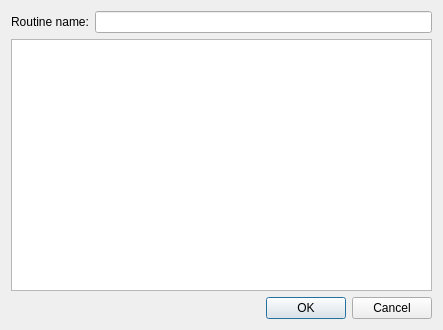
<?xml version="1.0" encoding="UTF-8"?>
<ui version="4.0">
 <class>Dialog</class>
 <widget class="QDialog" name="Dialog">
  <property name="geometry">
   <rect>
    <x>0</x>
    <y>0</y>
    <width>443</width>
    <height>330</height>
   </rect>
  </property>
  <property name="windowTitle">
   <string>Dialog</string>
  </property>
  <layout class="QVBoxLayout" name="verticalLayout">
   <item>
    <layout class="QFormLayout" name="formLayout">
     <property name="bottomMargin">
      <number>0</number>
     </property>
     <item row="0" column="1">
      <widget class="QLineEdit" name="routine_name"/>
     </item>
     <item row="0" column="0">
      <widget class="QLabel" name="label">
       <property name="text">
        <string>Routine name:</string>
       </property>
      </widget>
     </item>
    </layout>
   </item>
   <item>
    <widget class="QListWidget" name="enabled_channels"/>
   </item>
   <item>
    <widget class="QDialogButtonBox" name="buttonBox">
     <property name="orientation">
      <enum>Qt::Horizontal</enum>
     </property>
     <property name="standardButtons">
      <set>QDialogButtonBox::Cancel|QDialogButtonBox::Ok</set>
     </property>
    </widget>
   </item>
  </layout>
 </widget>
 <resources/>
 <connections>
  <connection>
   <sender>buttonBox</sender>
   <signal>accepted()</signal>
   <receiver>Dialog</receiver>
   <slot>accept()</slot>
   <hints>
    <hint type="sourcelabel">
     <x>248</x>
     <y>254</y>
    </hint>
    <hint type="destinationlabel">
     <x>157</x>
     <y>274</y>
    </hint>
   </hints>
  </connection>
  <connection>
   <sender>buttonBox</sender>
   <signal>rejected()</signal>
   <receiver>Dialog</receiver>
   <slot>reject()</slot>
   <hints>
    <hint type="sourcelabel">
     <x>316</x>
     <y>260</y>
    </hint>
    <hint type="destinationlabel">
     <x>286</x>
     <y>274</y>
    </hint>
   </hints>
  </connection>
 </connections>
</ui>
